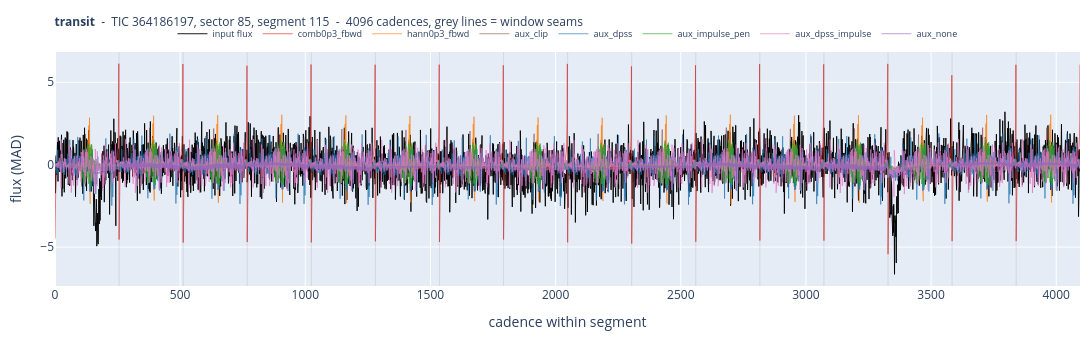

Notebook code cell kept with this figure:
### Code cell
plot_class("transit")

### Figure 1 — Plotly figure (JSON) as saved in the notebook; plotly's stock layout.template omitted (floating-point values rounded to 4 significant figures; data arrays with more than 128 entries replaced by an {"elided": "..."} marker saying what was removed)
{"data": [{"line": {"color": "black", "width": 0.9}, "mode": "lines", "name": "input flux", "type": "scatter", "y": {"elided": "4096 float values"}}, {"line": {"color": "#d62728", "width": 0.7}, "mode": "lines", "name": "comb0p3_fbwd", "opacity": 0.9, "type": "scatter", "y": {"elided": "4096 float values"}}, {"line": {"color": "#ff7f0e", "width": 0.7}, "mode": "lines", "name": "hann0p3_fbwd", "opacity": 0.9, "type": "scatter", "y": {"elided": "4096 float values"}}, {"line": {"color": "#8c564b", "width": 0.7}, "mode": "lines", "name": "aux_clip", "opacity": 0.9, "type": "scatter", "y": {"elided": "4096 float values"}}, {"line": {"color": "#1f77b4", "width": 0.7}, "mode": "lines", "name": "aux_dpss", "opacity": 0.9, "type": "scatter", "y": {"elided": "4096 float values"}}, {"line": {"color": "#2ca02c", "width": 0.7}, "mode": "lines", "name": "aux_impulse_pen", "opacity": 0.9, "type": "scatter", "y": {"elided": "4096 float values"}}, {"line": {"color": "#e377c2", "width": 0.7}, "mode": "lines", "name": "aux_dpss_impulse", "opacity": 0.9, "type": "scatter", "y": {"elided": "4096 float values"}}, {"line": {"color": "#9467bd", "width": 0.7}, "mode": "lines", "name": "aux_none", "opacity": 0.9, "type": "scatter", "y": {"elided": "4096 float values"}}], "layout": {"height": 340, "hovermode": "x unified", "legend": {"font": {"size": 9}, "orientation": "h", "x": 0.5, "xanchor": "center", "y": 1.14}, "margin": {"b": 38, "l": 55, "r": 12, "t": 52}, "shapes": [{"line": {"color": "rgba(120,120,120,0.35)", "width": 0.5}, "type": "line", "x0": 256, "x1": 256, "xref": "x", "y0": 0, "y1": 1, "yref": "y domain"}, {"line": {"color": "rgba(120,120,120,0.35)", "width": 0.5}, "type": "line", "x0": 512, "x1": 512, "xref": "x", "y0": 0, "y1": 1, "yref": "y domain"}, {"line": {"color": "rgba(120,120,120,0.35)", "width": 0.5}, "type": "line", "x0": 768, "x1": 768, "xref": "x", "y0": 0, "y1": 1, "yref": "y domain"}, {"line": {"color": "rgba(120,120,120,0.35)", "width": 0.5}, "type": "line", "x0": 1024, "x1": 1024, "xref": "x", "y0": 0, "y1": 1, "yref": "y domain"}, {"line": {"color": "rgba(120,120,120,0.35)", "width": 0.5}, "type": "line", "x0": 1280, "x1": 1280, "xref": "x", "y0": 0, "y1": 1, "yref": "y domain"}, {"line": {"color": "rgba(120,120,120,0.35)", "width": 0.5}, "type": "line", "x0": 1536, "x1": 1536, "xref": "x", "y0": 0, "y1": 1, "yref": "y domain"}, {"line": {"color": "rgba(120,120,120,0.35)", "width": 0.5}, "type": "line", "x0": 1792, "x1": 1792, "xref": "x", "y0": 0, "y1": 1, "yref": "y domain"}, {"line": {"color": "rgba(120,120,120,0.35)", "width": 0.5}, "type": "line", "x0": 2048, "x1": 2048, "xref": "x", "y0": 0, "y1": 1, "yref": "y domain"}, {"line": {"color": "rgba(120,120,120,0.35)", "width": 0.5}, "type": "line", "x0": 2304, "x1": 2304, "xref": "x", "y0": 0, "y1": 1, "yref": "y domain"}, {"line": {"color": "rgba(120,120,120,0.35)", "width": 0.5}, "type": "line", "x0": 2560, "x1": 2560, "xref": "x", "y0": 0, "y1": 1, "yref": "y domain"}, {"line": {"color": "rgba(120,120,120,0.35)", "width": 0.5}, "type": "line", "x0": 2816, "x1": 2816, "xref": "x", "y0": 0, "y1": 1, "yref": "y domain"}, {"line": {"color": "rgba(120,120,120,0.35)", "width": 0.5}, "type": "line", "x0": 3072, "x1": 3072, "xref": "x", "y0": 0, "y1": 1, "yref": "y domain"}, {"line": {"color": "rgba(120,120,120,0.35)", "width": 0.5}, "type": "line", "x0": 3328, "x1": 3328, "xref": "x", "y0": 0, "y1": 1, "yref": "y domain"}, {"line": {"color": "rgba(120,120,120,0.35)", "width": 0.5}, "type": "line", "x0": 3584, "x1": 3584, "xref": "x", "y0": 0, "y1": 1, "yref": "y domain"}, {"line": {"color": "rgba(120,120,120,0.35)", "width": 0.5}, "type": "line", "x0": 3840, "x1": 3840, "xref": "x", "y0": 0, "y1": 1, "yref": "y domain"}], "title": {"font": {"size": 12}, "text": "<b>transit</b>  -  TIC 364186197, sector 85, segment 115  -  4096 cadences, grey lines = window seams"}, "width": 1550, "xaxis": {"title": {"text": "cadence within segment"}}, "yaxis": {"title": {"text": "flux (MAD)"}}}}
